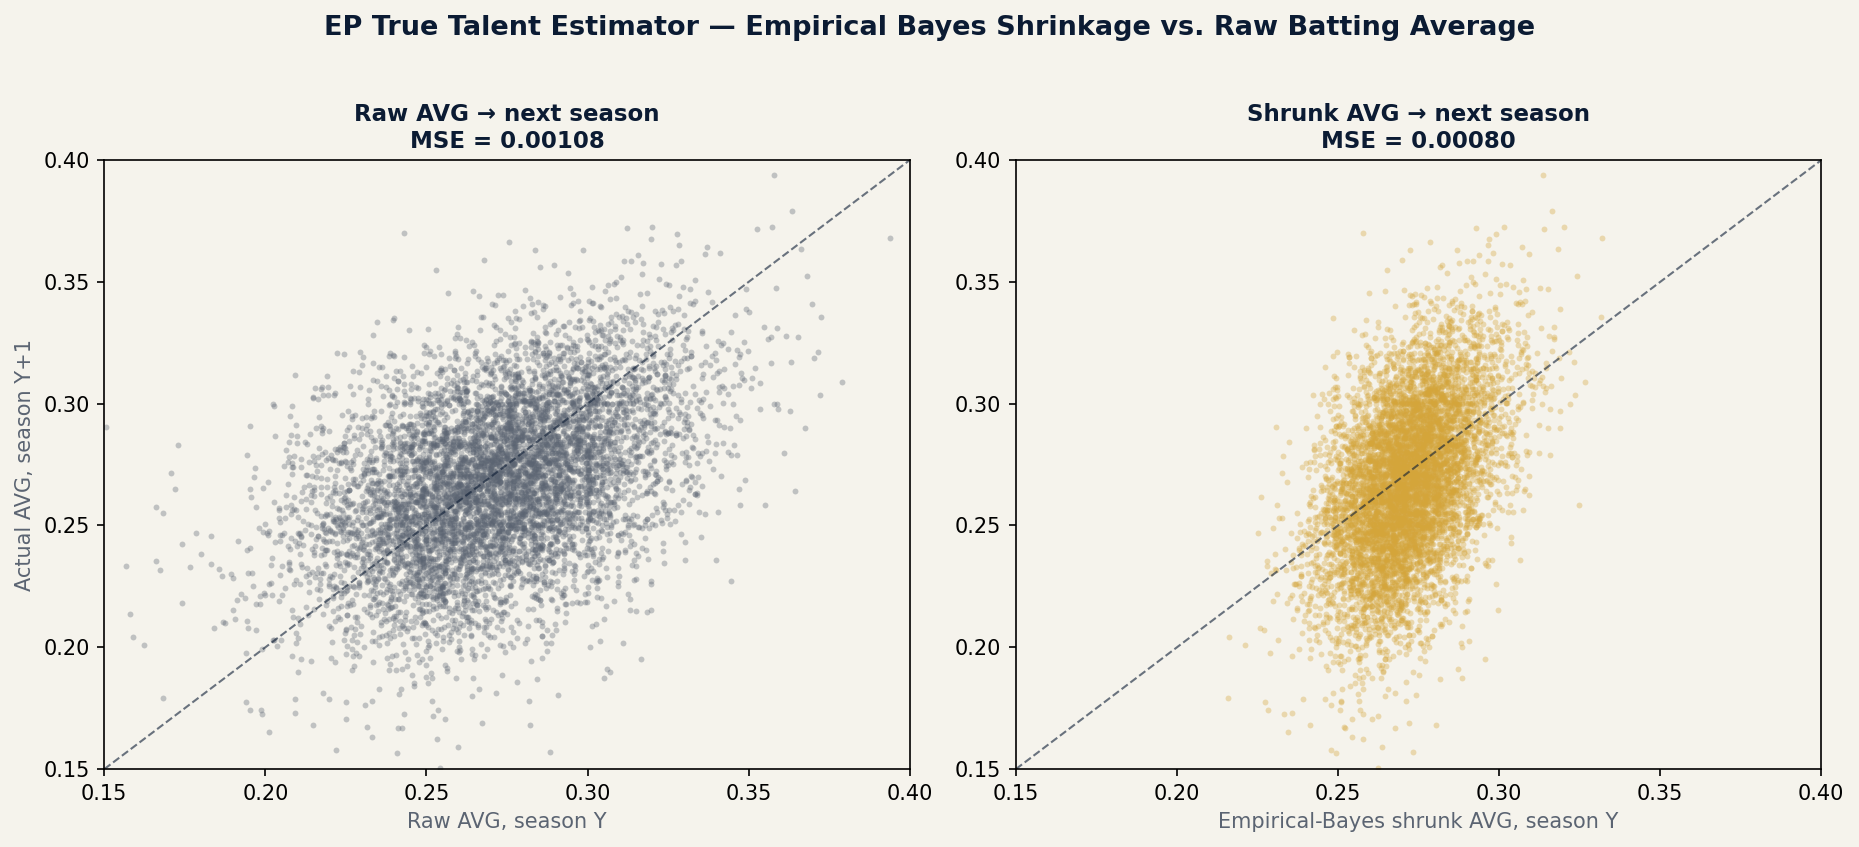

Source code (Python):
"""
EP True Talent Estimator — Empirical Bayes Shrinkage for Batting Average
Emerson Performance — Python / Bayesian statistics portfolio piece

WHAT THIS DOES
    Implements the classic Efron & Morris (1975) empirical Bayes shrinkage
    estimator — the original "Stein's paradox in baseball" study — updated
    with a modern validation design: fit a Beta prior on one season's batting
    averages, shrink each player's raw average toward the league mean by an
    amount inversely proportional to his sample size (AB), then test whether
    the SHRUNK estimate predicts that player's NEXT season better than his
    RAW average does.

    Same method popularized for a general audience in David Robinson's
    "Introduction to Empirical Bayes: Examples from Baseball Statistics."

METHOD (method-of-moments empirical Bayes, Beta-Binomial)
    1. mu     = AB-weighted league mean batting average in season Y
    2. var_total  = AB-weighted variance of observed averages in season Y
    3. var_binom  = average within-player binomial sampling variance,
                    mu*(1-mu)/AB, i.e. the noise we'd see even if every
                    player had the exact same true talent
    4. var_true   = var_total - var_binom   (the REAL spread in talent,
                    net of sampling noise — floored above zero)
    5. Solve the Beta distribution's variance formula for the two
       concentration parameters (alpha, beta), then shrink:
           shrunk_AVG = (alpha + H) / (alpha + beta + AB)
       A player with few AB gets pulled hard toward the league mean; a
       player with a full season of AB barely moves.

VALIDATION (CONFIRMED, not asserted)
    For every year Y in the sample, shrunk_AVG(Y) and raw_AVG(Y) are both
    compared against that same player's ACTUAL average in year Y+1. If
    shrinkage is doing real work, its predictions should be closer to next
    year's outcome than the raw averages are — that comparison is run and
    printed, not just claimed.

STATED LIMITATION
    Data is season-level totals only (no in-season split), so this validates
    against NEXT-SEASON performance rather than a held-out second half within
    the same season, as Efron & Morris's original design did. That is a
    reasonable modern substitute, not an equivalent design — it also mixes in
    genuine year-over-year talent change (aging, injury) that a same-season
    split would not.

DATA
    Sean Lahman's MLB database, distributed by the Chadwick Bureau /
    baseballdatabank (CC BY-SA 3.0 — attribution + share-alike required,
    not public domain). Downloaded automatically on first run.
"""

import os
import urllib.request

import numpy as np
import pandas as pd
import matplotlib.pyplot as plt

# ---- EP brand ---------------------------------------------------------
EP_NAVY = "#0B1B33"
EP_GOLD = "#D4A53A"
EP_OFF  = "#F5F3EC"
EP_GRAY = "#5B6472"

DATA_URL = "https://raw.githubusercontent.com/cbwinslow/baseballdatabank/master/core/Batting.csv"
LOCAL_CSV = "Batting.csv"


def load_batting() -> pd.DataFrame:
    """Download Lahman's Batting.csv once, then reuse the local copy."""
    if not os.path.exists(LOCAL_CSV):
        print(f"Downloading {DATA_URL} ...")
        urllib.request.urlretrieve(DATA_URL, LOCAL_CSV)
    return pd.read_csv(LOCAL_CSV)


def season_totals(df: pd.DataFrame) -> pd.DataFrame:
    """Collapse stints (mid-season trades) into one AB/H total per player-year."""
    g = df.groupby(["playerID", "yearID"], as_index=False).agg(AB=("AB", "sum"), H=("H", "sum"))
    g = g[g.AB > 0]
    g["AVG"] = g.H / g.AB
    return g


def fit_beta_prior(p: np.ndarray, n: np.ndarray):
    """Method-of-moments Beta prior fit, accounting for unequal AB per player."""
    mu = np.average(p, weights=n)
    var_total = np.average((p - mu) ** 2, weights=n)
    var_binom = np.mean(mu * (1 - mu) / n)
    var_true = max(var_total - var_binom, 1e-7)
    nu = max(mu * (1 - mu) / var_true - 1, 1.0)
    alpha, beta = mu * nu, (1 - mu) * nu
    return alpha, beta, mu


def build_validation_set(season: pd.DataFrame, year_lo: int, year_hi: int, min_ab: int) -> pd.DataFrame:
    """For each year Y, fit a prior on Y, shrink, and attach the SAME player's Y+1 average as ground truth."""
    rows = []
    for y in range(year_lo, year_hi):
        cur = season[(season.yearID == y) & (season.AB >= min_ab)]
        nxt = season[(season.yearID == y + 1) & (season.AB >= min_ab)][["playerID", "AVG"]]
        nxt = nxt.rename(columns={"AVG": "AVG_next"})
        merged = cur.merge(nxt, on="playerID", how="inner")
        if len(merged) < 20:
            continue
        alpha, beta, mu = fit_beta_prior(cur.AVG.values, cur.AB.values)
        merged = merged.copy()
        merged["shrunk"] = (alpha + merged.H) / (alpha + beta + merged.AB)
        merged["year"] = y
        merged["league_mean"] = mu
        rows.append(merged)
    return pd.concat(rows, ignore_index=True)


def main(year_lo=1990, year_hi=2019, min_ab=200):
    df = load_batting()
    season = season_totals(df)
    val = build_validation_set(season, year_lo, year_hi, min_ab)

    mse_raw = float(np.mean((val.AVG - val.AVG_next) ** 2))
    mse_shrunk = float(np.mean((val.shrunk - val.AVG_next) ** 2))
    mae_raw = float(np.mean(np.abs(val.AVG - val.AVG_next)))
    mae_shrunk = float(np.mean(np.abs(val.shrunk - val.AVG_next)))

    print(f"Player-season pairs : {len(val)}")
    print(f"Years                : {year_lo}-{year_hi} (predicting Y+1 from Y)")
    print(f"Min AB               : {min_ab}")
    print(f"MSE   raw={mse_raw:.6f}  shrunk={mse_shrunk:.6f}  "
          f"({(1 - mse_shrunk / mse_raw) * 100:.1f}% reduction)")
    print(f"MAE   raw={mae_raw:.6f}  shrunk={mae_shrunk:.6f}  "
          f"({(1 - mae_shrunk / mae_raw) * 100:.1f}% reduction)")

    make_chart(val, mse_raw, mse_shrunk)
    return val


def make_chart(val: pd.DataFrame, mse_raw: float, mse_shrunk: float):
    fig, axes = plt.subplots(1, 2, figsize=(12.5, 5.5))
    fig.patch.set_facecolor(EP_OFF)

    # Panel 1: raw vs. next-season actual
    ax = axes[0]
    ax.set_facecolor(EP_OFF)
    ax.scatter(val.AVG, val.AVG_next, s=8, alpha=0.35, color=EP_GRAY, linewidths=0)
    lims = [0.150, 0.400]
    ax.plot(lims, lims, color=EP_NAVY, linewidth=1, linestyle="--", alpha=0.6)
    ax.set_xlim(lims); ax.set_ylim(lims)
    ax.set_title(f"Raw AVG → next season\nMSE = {mse_raw:.5f}", color=EP_NAVY, fontsize=11, fontweight="bold")
    ax.set_xlabel("Raw AVG, season Y", color=EP_GRAY)
    ax.set_ylabel("Actual AVG, season Y+1", color=EP_GRAY)

    # Panel 2: shrunk vs. next-season actual
    ax = axes[1]
    ax.set_facecolor(EP_OFF)
    ax.scatter(val.shrunk, val.AVG_next, s=8, alpha=0.35, color=EP_GOLD, linewidths=0)
    ax.plot(lims, lims, color=EP_NAVY, linewidth=1, linestyle="--", alpha=0.6)
    ax.set_xlim(lims); ax.set_ylim(lims)
    ax.set_title(f"Shrunk AVG → next season\nMSE = {mse_shrunk:.5f}", color=EP_NAVY, fontsize=11, fontweight="bold")
    ax.set_xlabel("Empirical-Bayes shrunk AVG, season Y", color=EP_GRAY)
    ax.set_ylabel("")

    fig.suptitle("EP True Talent Estimator — Empirical Bayes Shrinkage vs. Raw Batting Average",
                  color=EP_NAVY, fontsize=13, fontweight="bold", y=1.02)
    fig.tight_layout()
    fig.savefig("ep_true_talent_estimator.png", dpi=150, bbox_inches="tight", facecolor=EP_OFF)
    print("Saved chart to ep_true_talent_estimator.png")


if __name__ == "__main__":
    main()
